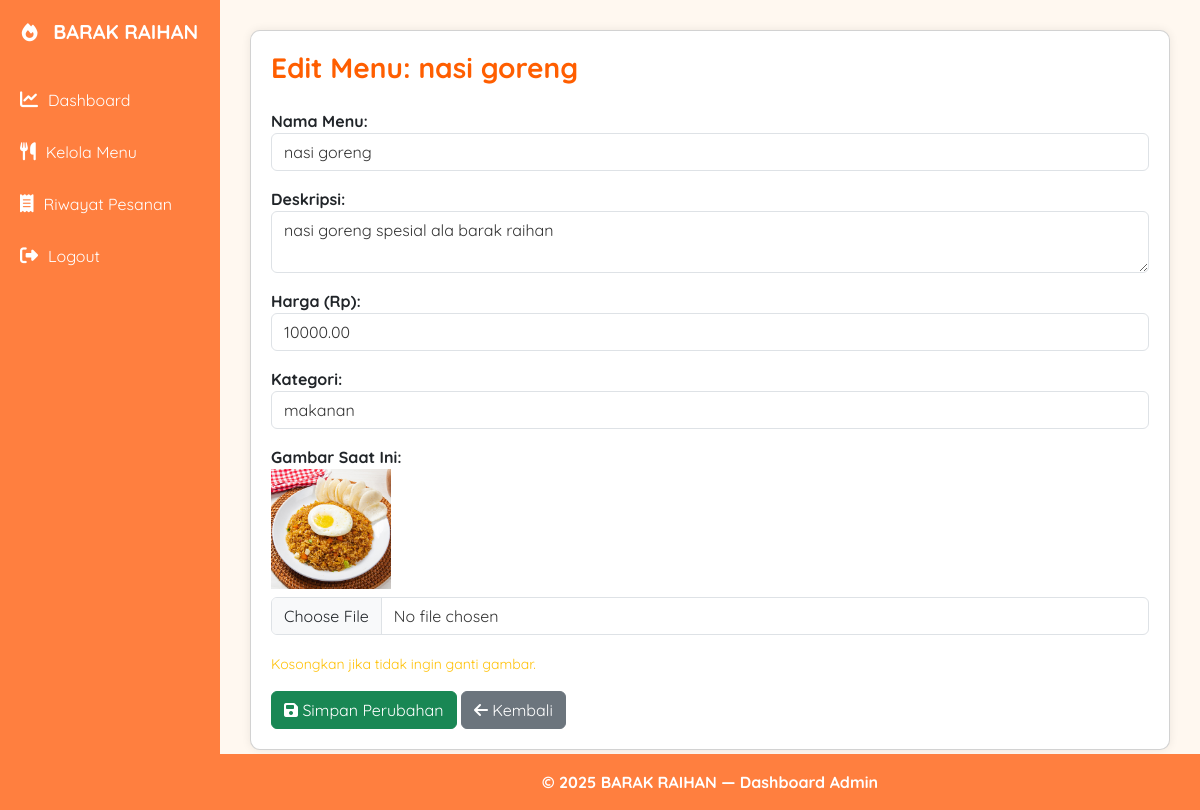
Screenshot of /admin/edit-menu.php?id=9 (signed in) with the database file from the repository.
### tables this page shows
CREATE TABLE `raihan_menu` (
  `id_menu` int(11) NOT NULL,
  `nama_menu` varchar(100) NOT NULL,
  `deskripsi` text DEFAULT NULL,
  `harga` decimal(10,2) DEFAULT NULL,
  `gambar` varchar(255) DEFAULT NULL,
  `id_kategori` int(11) DEFAULT NULL
);

### admin/edit-menu.php (the view, shortened to what this page needs)
<?php
include '../koneksi.php';
$id = $_GET['id'];
$data = mysqli_fetch_assoc(mysqli_query($conn, "SELECT * FROM raihan_menu WHERE id_menu=$id"));
?>
<!doctype html>
<html>
<head>
  <link href="https://cdn.jsdelivr.net/npm/bootstrap@5.3.6/dist/css/bootstrap.min.css" rel="stylesheet">
  <link href="https://cdnjs.cloudflare.com/ajax/libs/font-awesome/6.5.2/css/all.min.css" rel="stylesheet">
  <link href="../css/style-admin.css" rel="stylesheet">
<body>
<div class="sidebar">
  <h5><i class="fas fa-fire"></i> BARAK RAIHAN</h5>
  <a href="dashboard.php"><i class="fas fa-chart-line"></i> Dashboard</a>
  <a href="kelola-menu.php"><i class="fas fa-utensils"></i> Kelola Menu</a>
  <a href="pesanan.php"><i class="fas fa-receipt"></i> Riwayat Pesanan</a>
  <a href="logout.php"><i class="fas fa-sign-out-alt"></i> Logout</a>
</div>
<div class="content">
  <div class="card">
    <h3>Edit Menu: <?= $data['nama_menu'] ?></h3>
    <form method="POST" enctype="multipart/form-data">
      <label class="fw-bold mt-3">Nama Menu:</label>
      <input name="nama" value="<?= $data['nama_menu'] ?>" class="form-control mb-3" required>
      <label class="fw-bold">Deskripsi:</label>
      <textarea name="deskripsi" class="form-control mb-3"><?= $data['deskripsi'] ?></textarea>
      <label class="fw-bold">Harga (Rp):</label>
      <input name="harga" type="number" value="<?= $data['harga'] ?>" class="form-control mb-3" required>
      <label class="fw-bold">Kategori:</label>
      <select name="kategori" class="form-control mb-3">
        <?php
        $kat = mysqli_query($conn, "SELECT * FROM raihan_kategori");
        while($k = mysqli_fetch_assoc($kat)){
          $selected = ($k['id_kategori'] == $data['id_kategori']) ? "selected" : "";
          echo "<option value='{$k['id_kategori']}' $selected>{$k['nama_kategori']}</option>";
        }
        ?>
      </select>
      <label class="fw-bold">Gambar Saat Ini:</label><br>
      <img src="../gambar/<?= $data['gambar'] ?>" width="120" class="mb-2"><br>
      <input type="file" name="gambar" accept="image/*" class="form-control mb-3">
      <small class="text-warning">Kosongkan jika tidak ingin ganti gambar.</small>
      <div class="mt-3">
        <button class="btn btn-success" name="update"><i class="fas fa-save"></i> Simpan Perubahan</button>
        <a href="kelola-menu.php" class="btn btn-secondary"><i class="fas fa-arrow-left"></i> Kembali</a>
      </div>
    </form>
  </div>
</div>
<footer>
  © <?= date('Y') ?> BARAK RAIHAN — Dashboard Admin
</footer>
</body>
</html>

### css/style-admin.css (style rules this page uses)
body { margin: 0; background: #fff8f0; color: #333; font-family: 'Quicksand', sans-serif; }
.sidebar { position: fixed; top: 0; left: 0; width: 220px; height: 100%; background: #ff7f3f; padding: 20px 0; }
.sidebar h4, .sidebar h5 { text-align: center; color: #fff; margin-bottom: 30px; font-weight: bold; }
.sidebar a { display: flex; align-items: center; padding: 14px 20px; color: #fff; text-decoration: none; font-size: 16px; }
.sidebar i { margin-right: 10px; font-size: 18px; }
.content { margin-left: 220px; padding: 30px; }
.card { background: #fff; padding: 20px; border-radius: 10px; margin-bottom: 30px; box-shadow: 0 0 10px rgba(0,0,0,0.08); }
footer { font-weight: bold; background: #ff7f3f; text-align: center; padding: 16px; color: #fff; position: fixed; bottom: 0; left: 220px; right: 0; }
h3, h5 { color: #ff5e00; font-weight: bold; }
.form-control, .form-select { color: #333; }

### rows the page displays
raihan_menu: nama_menu "nasi goreng", nama "nasi goreng", deskripsi "nasi goreng spesial ala barak raihan", harga "10000.00", gambar (picture)

### other values shown
form field kategori "makanan"
